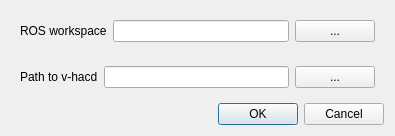
<?xml version="1.0" encoding="UTF-8"?>
<ui version="4.0">
 <class>WorkbenchSettingsDialog</class>
 <widget class="QDialog" name="WorkbenchSettingsDialog">
  <property name="geometry">
   <rect>
    <x>0</x>
    <y>0</y>
    <width>395</width>
    <height>136</height>
   </rect>
  </property>
  <property name="windowTitle">
   <string>FreeCAD - CROSS - Workbench Settings</string>
  </property>
  <layout class="QVBoxLayout" name="verticalLayout">
   <item>
    <widget class="QWidget" name="widget_ros_workspace" native="true">
     <layout class="QHBoxLayout" name="horizontalLayout">
      <item>
       <widget class="QLabel" name="label_workspace">
        <property name="toolTip">
         <string>The directory containing the `src` directory</string>
        </property>
        <property name="text">
         <string>ROS workspace</string>
        </property>
       </widget>
      </item>
      <item>
       <widget class="QLineEdit" name="lineedit_workspace"/>
      </item>
      <item>
       <widget class="QPushButton" name="button_browse_workspace">
        <property name="text">
         <string>...</string>
        </property>
       </widget>
      </item>
     </layout>
    </widget>
   </item>
   <item>
    <widget class="QWidget" name="widget_vhacd_path" native="true">
     <layout class="QHBoxLayout" name="horizontalLayout_2">
      <item>
       <widget class="QLabel" name="label">
        <property name="toolTip">
         <string>The path to the V-HACD executable. If compiled from source, it is named `TestVHACD`.</string>
        </property>
        <property name="text">
         <string>Path to v-hacd</string>
        </property>
       </widget>
      </item>
      <item>
       <widget class="QLineEdit" name="lineedit_vhacd_path"/>
      </item>
      <item>
       <widget class="QPushButton" name="button_browse_vhacd_path">
        <property name="text">
         <string>...</string>
        </property>
       </widget>
      </item>
     </layout>
    </widget>
   </item>
   <item>
    <widget class="QDialogButtonBox" name="button_box">
     <property name="orientation">
      <enum>Qt::Horizontal</enum>
     </property>
     <property name="standardButtons">
      <set>QDialogButtonBox::Cancel|QDialogButtonBox::Ok</set>
     </property>
    </widget>
   </item>
  </layout>
 </widget>
 <resources/>
 <connections>
  <connection>
   <sender>button_box</sender>
   <signal>accepted()</signal>
   <receiver>WorkbenchSettingsDialog</receiver>
   <slot>accept()</slot>
   <hints>
    <hint type="sourcelabel">
     <x>248</x>
     <y>254</y>
    </hint>
    <hint type="destinationlabel">
     <x>157</x>
     <y>274</y>
    </hint>
   </hints>
  </connection>
  <connection>
   <sender>button_box</sender>
   <signal>rejected()</signal>
   <receiver>WorkbenchSettingsDialog</receiver>
   <slot>reject()</slot>
   <hints>
    <hint type="sourcelabel">
     <x>316</x>
     <y>260</y>
    </hint>
    <hint type="destinationlabel">
     <x>286</x>
     <y>274</y>
    </hint>
   </hints>
  </connection>
 </connections>
</ui>
